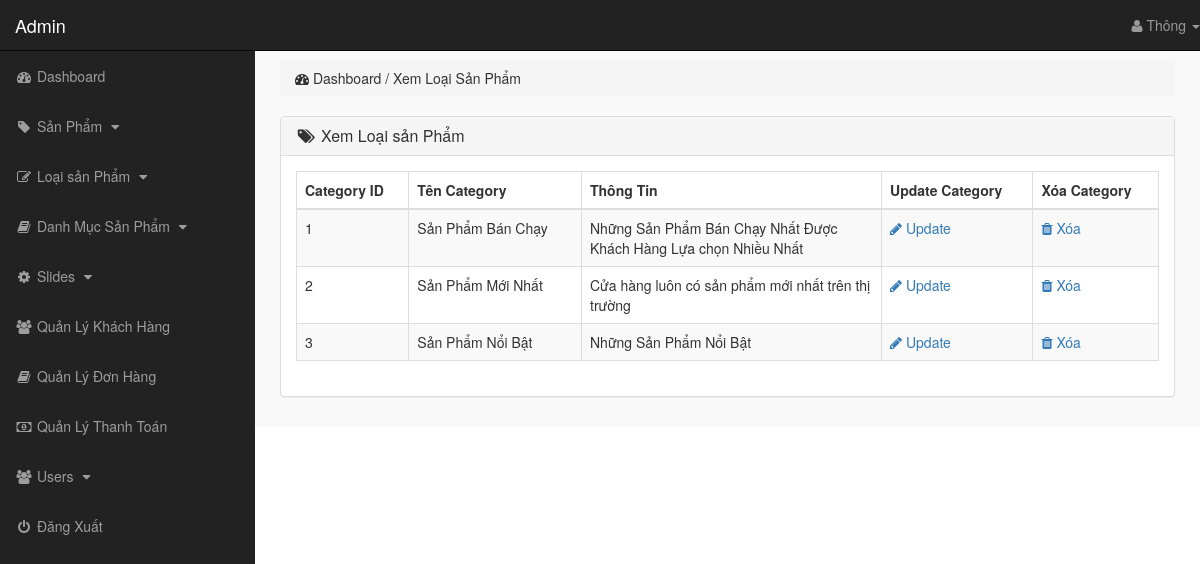
Page /admin_area/index.php?view_cats (signed in) on the committed database.
### tables this page shows
CREATE TABLE `categories` (
  `cat_id` int(10) NOT NULL,
  `cat_title` text NOT NULL,
  `cat_desc` text NOT NULL
);

### admin_area/view_cats.php (the view)
<?php
    if(!isset($_SESSION['admin_email'])){
        echo "<script>window.open('login.php','_self')</script>";
    }else{
?>
<div class="row">
    <div class="col-lg-12">
        <ol class="breadcrumb">
            <li>
                <i class="fa fa-dashboard"></i> Dashboard / Xem Loại Sản Phẩm
            </li>
        </ol>
    </div>
</div>
<div class="row">
    <div class="col-lg-12">
        <div class="panel panel-default">
            <div class="panel-heading">
                <h3 class="panel-title">
                    <i class="fa fa-tags fa-fw"></i> Xem Loại sản Phẩm
                </h3>
            </div>
            <div class="panel-body">
                <div class="table-responsive">
                    <table class="table table-hover table-striped table-bordered">
                        <thead>
                            <tr>
                                <th> Category ID </th>
                                <th> Tên Category </th>
                                <th> Thông Tin </th>
                                <th> Update Category </th>
                                <th> Xóa Category </th>
                            </tr>
                        </thead>
                        <tbody>
                            <?php
                                $i=0;
                                $get_cats = "select * from categories";
                                $run_cats = mysqli_query($con,$get_cats);
                                while($row_cats=mysqli_fetch_array($run_cats)){
                                    $cat_id = $row_cats['cat_id'];
                                    $cat_title = $row_cats['cat_title'];
                                    $cat_desc = $row_cats['cat_desc'];
                                    $i++;
                            ?>
                            <tr>
                                <td> <?php echo $i; ?> </td>
                                <td> <?php echo $cat_title; ?> </td>
                                <td width="300"> <?php echo $cat_desc; ?> </td>
                                <td>
                                    <a href="index.php?edit_cat= <?php echo $cat_id; ?> ">
                                        <i class="fa fa-pencil"></i> Update
                                    </a>
                                </td>
                                <td>
                                    <a href="index.php?delete_cat= <?php echo $cat_id; ?> ">
                                        <i class="fa fa-trash"></i> Xóa
                                    </a>
                                </td>
                            </tr>
                            <?php } ?>
                        </tbody>
                    </table>
                </div>
            </div>
        </div>
    </div>
</div>
<?php } ?>

### admin_area/includes/sidebar.php (shortened to what this page needs)
<?php
    if(!isset($_SESSION['admin_email'])){
        echo "<script>window.open('login.php','_self')</script>";
    }else{
?>
<nav class="navbar navbar-inverse navbar-fixed-top">
    <div class="navbar-header">
        <a href="index.php?dashboard" class="navbar-brand">Admin</a>
    </div>
    <ul class="nav navbar-right top-nav">
        <li class="dropdown">
            <a href="#" class="dropdown-toggle" data-toggle="dropdown">
                <i class="fa fa-user"></i> <?php echo $admin_name;  ?> <b class="caret"></b>
            </a>
        </li>
    </ul>
    <div class="collapse navbar-collapse navbar-ex1-collapse">
        <ul class="nav navbar-nav side-nav">
            <li>
                <a href="index.php?dashboard">
                        <i class="fa fa-fw fa-dashboard"></i> Dashboard
                </a>
            </li>
            <li>
                <a href="#" data-toggle="collapse" data-target="#products">
                        <i class="fa fa-fw fa-tag"></i> Sản Phẩm
                        <i class="fa fa-fw fa-caret-down"></i>
                </a>
            </li>
            <li>
                <a href="#" data-toggle="collapse" data-target="#p_cat">
                        <i class="fa fa-fw fa-edit"></i> Loại sản Phẩm
                        <i class="fa fa-fw fa-caret-down"></i>
                </a>
            </li>
            <li>
                <a href="#" data-toggle="collapse" data-target="#cat">
                        <i class="fa fa-fw fa-book"></i> Danh Mục Sản Phẩm
                        <i class="fa fa-fw fa-caret-down"></i>
                </a>
            </li>
            <li>
                <a href="#" data-toggle="collapse" data-target="#slides">
                        <i class="fa fa-fw fa-gear"></i> Slides
                        <i class="fa fa-fw fa-caret-down"></i>
                </a>
            </li>
            <li>
                <a href="index.php?view_customers">
                    <i class="fa fa-fw fa-users"></i> Quản Lý Khách Hàng
                </a>
            </li>
            <li>
                <a href="index.php?view_orders">
                    <i class="fa fa-fw fa-book"></i> Quản Lý Đơn Hàng
                </a>
            </li>
            <li>
                <a href="index.php?view_payments">
                    <i class="fa fa-fw fa-money"></i> Quản Lý Thanh Toán
                </a>
            </li>
            <li>
                <a href="#" data-toggle="collapse" data-target="#users">
                        <i class="fa fa-fw fa-users"></i> Users
                        <i class="fa fa-fw fa-caret-down"></i>
                </a>
            </li>
            <li>
                <a href="logout.php">
                    <i class="fa fa-fw fa-power-off"></i> Đăng Xuất
                </a>
            </li>
        </ul>
    </div>
</nav>
<?php } ?>

### admin_area/css/style.css (style rules this page uses)
body { margin-top: 100px; }
@media (min-width: 768px) { body { margin-top: 50px; } }
.top-nav { 0 15px; }
.top-nav>li { float: left; display: inline-block; }
.top-nav>li>a { color: #999999; line-height: 20px; padding-top: 15px; padding-bottom: 15px; }
@media (min-width: 768px) { .side-nav { position: fixed; top: 51px; bottom: 0; width: 255px; overflow-y: auto; overflow-x: hidden; background-color: #222222; padding-bottom: 40px; border-radius: 0; } }
@media (min-width: 768px) { .side-nav>li>a { width: 255px; } }
.panel-body { border-radius: 5px; }

### rows in the picture
categories: cat_title "Sản Phẩm Bán Chạy", cat_desc "Những Sản Phẩm Bán Chạy Nhất Được Khách Hàng Lựa chọn Nhiều Nhất"
categories: cat_title "Sản Phẩm Mới Nhất", cat_desc "Cửa hàng luôn có sản phẩm mới nhất trên thị trường"
categories: cat_title "Sản Phẩm Nổi Bật", cat_desc "Những Sản Phẩm Nổi Bật"

### other values in the picture
$admin_name "Thông"
